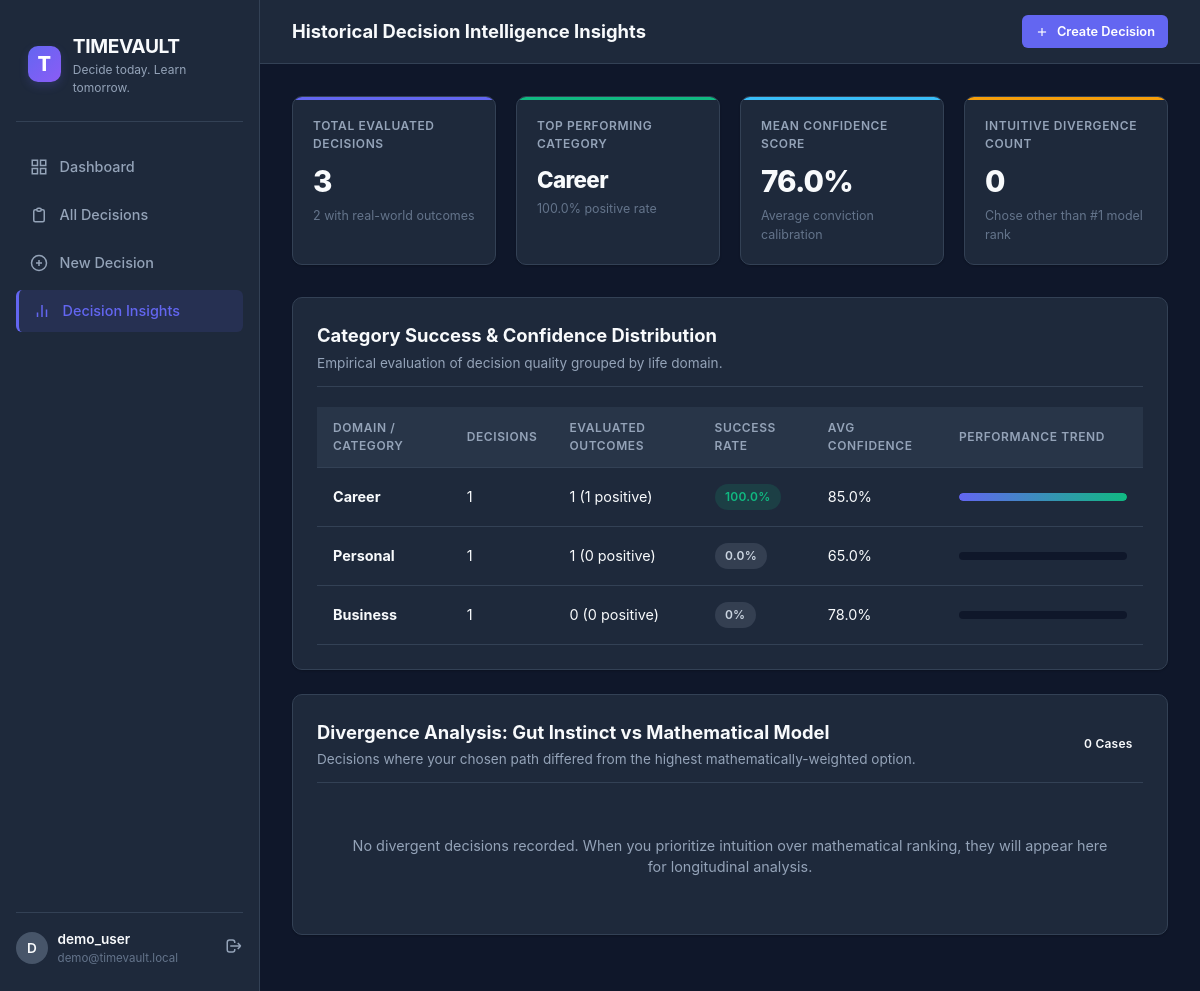
The app's page /insights/ (signed in) with its own data.
### decisions/models.py (models this page shows, shortened)
class Decision(models.Model):
    CATEGORY_CHOICES = [
        ('CAREER', 'Career'),
        ('EDUCATION', 'Education'),
        ('FINANCE', 'Finance'),
        ('PERSONAL', 'Personal'),
        ('BUSINESS', 'Business'),
        ('TECHNOLOGY', 'Technology'),
        ('TRAVEL', 'Travel'),
        ('PURCHASE', 'Purchase'),
        ('RELATIONSHIPS', 'Relationships'),
        ('OTHER', 'Other'),
    ]
    IMPORTANCE_CHOICES = [
        ('LOW', 'Low'),
        ('MEDIUM', 'Medium'),
        ('HIGH', 'High'),
        ('CRITICAL', 'Critical'),
    ]
    STATUS_CHOICES = [
        ('DRAFT', 'Draft'),
        ('ACTIVE', 'Active'),
        ('DECIDED', 'Decided'),
        ('OUTCOME_PENDING', 'Outcome Pending'),
        ('COMPLETED', 'Completed'),
        ('ARCHIVED', 'Archived'),
    ]
    user = models.ForeignKey(User, on_delete=models.CASCADE, related_name='decisions')
    title = models.CharField(max_length=255, help_text="e.g. 'Should I accept the Senior Engineer offer at Company X?'")
    description = models.TextField(blank=True, help_text="Detailed context, motivations, and background.")
    category = models.CharField(max_length=20, choices=CATEGORY_CHOICES, default='CAREER')
    importance = models.CharField(max_length=15, choices=IMPORTANCE_CHOICES, default='MEDIUM')
    status = models.CharField(max_length=20, choices=STATUS_CHOICES, default='ACTIVE')
    deadline = models.DateField(null=True, blank=True, help_text="Target date to make the decision")
    decided_at = models.DateTimeField(null=True, blank=True)
    selected_option = models.ForeignKey(
        'DecisionOption',
        null=True,
        blank=True,
        on_delete=models.SET_NULL,
        related_name='chosen_in_decisions'
    )
    confidence_score = models.PositiveIntegerField(
        null=True,
        blank=True,
        validators=[MinValueValidator(1), MaxValueValidator(100)],
        help_text="Confidence level from 1% to 100%"
    )
    decision_reasoning = models.TextField(blank=True, help_text="Why this option was chosen over alternatives")
    created_at = models.DateTimeField(auto_now_add=True)
    updated_at = models.DateTimeField(auto_now=True)
    class Meta:
        ordering = ['-updated_at']
        indexes = [
            models.Index(fields=['user', 'status']),
            models.Index(fields=['user', 'category']),
        ]

### decisions/views.py (the view, shortened to what this page needs)
# urls.py: path('insights/', views.insights_view, name='insights'),
@login_required
def insights_view(request):
    user = request.user
    decisions = Decision.objects.filter(user=user)
    outcomes = DecisionOutcome.objects.filter(decision__user=user).select_related('decision')
    total_decisions = decisions.count()
    completed_count = outcomes.count()
    category_stats = []
    for cat_code, cat_label in Decision.CATEGORY_CHOICES:
        cat_decisions = decisions.filter(category=cat_code)
        cat_total = cat_decisions.count()
        if cat_total > 0:
            cat_outcomes = outcomes.filter(decision__category=cat_code)
            cat_successful = cat_outcomes.filter(outcome_status='SUCCESSFUL').count()
            cat_completed = cat_outcomes.count()
            cat_success_rate = round((cat_successful / cat_completed * 100), 1) if cat_completed > 0 else 0
            avg_conf = cat_decisions.filter(confidence_score__isnull=False).aggregate(Avg('confidence_score'))['confidence_score__avg']
            category_stats.append({
                'code': cat_code,
                'label': cat_label,
                'total': cat_total,
                'completed': cat_completed,
                'successful': cat_successful,
                'success_rate': cat_success_rate,
                'avg_confidence': round(avg_conf, 1) if avg_conf else 0,
            })
    category_stats.sort(key=lambda x: (x['success_rate'], x['total']), reverse=True)
    best_category = category_stats[0] if category_stats and category_stats[0]['completed'] > 0 else None
    avg_confidence = decisions.filter(confidence_score__isnull=False).aggregate(Avg('confidence_score'))['confidence_score__avg']
    avg_confidence = round(avg_confidence, 1) if avg_confidence else 0
    divergent_decisions = []
    for dec in decisions.filter(selected_option__isnull=False).prefetch_related('options', 'factors'):
        calc = calculate_decision_scores(dec)
    context = {
        'total_decisions': total_decisions,
        'completed_count': completed_count,
        'category_stats': category_stats,
        'best_category': best_category,
        'avg_confidence': avg_confidence,
        'divergent_decisions': divergent_decisions,
    }
    return render(request, 'decisions/insights.html', context)

### templates/decisions/insights.html (shortened to what this page needs)
{% extends 'base.html' %}
{% block header_title %}Historical Decision Intelligence Insights{% endblock %}
{% block content %}
<div class="stat-grid">
  <div class="stat-card" style="--stat-accent: #6366f1;">
    <div class="stat-label">Total Evaluated Decisions</div>
    <div class="stat-value">{{ total_decisions }}</div>
    <div class="stat-subtext">{{ completed_count }} with real-world outcomes</div>
  </div>
  <div class="stat-card" style="--stat-accent: #10b981;">
    <div class="stat-label">Top Performing Category</div>
    <div class="stat-value" style="font-size: 1.4rem; padding-top: 0.25rem;">
      {{ best_category.label|default:"Insufficient Data" }}
    </div>
    <div class="stat-subtext">
      {% if best_category %}{{ best_category.success_rate }}% positive rate{% else %}Log outcomes to compute{% endif %}
    </div>
  </div>
  <div class="stat-card" style="--stat-accent: #38bdf8;">
    <div class="stat-label">Mean Confidence Score</div>
    <div class="stat-value">{{ avg_confidence }}%</div>
    <div class="stat-subtext">Average conviction calibration</div>
  </div>
  <div class="stat-card" style="--stat-accent: #f59e0b;">
    <div class="stat-label">Intuitive Divergence Count</div>
    <div class="stat-value">{{ divergent_decisions|length }}</div>
    <div class="stat-subtext">Chose other than #1 model rank</div>
  </div>
</div>
<div class="card">
  <div class="card-header">
    <div>
      <h3 class="card-title">Category Success & Confidence Distribution</h3>
      <p style="font-size: 0.85rem; color: var(--text-muted); margin-top: 0.2rem;">
        Empirical evaluation of decision quality grouped by life domain.
      </p>
    </div>
  </div>
  {% if category_stats %}
    <div class="table-responsive">
      <table class="data-table">
        <thead>
          <tr>
            <th>Domain / Category</th>
            <th>Decisions</th>
            <th>Evaluated Outcomes</th>
            <th>Success Rate</th>
            <th>Avg Confidence</th>
            <th>Performance Trend</th>
          </tr>
        </thead>
        <tbody>
          {% for cat in category_stats %}
            <tr>
              <td style="font-weight: 700;">{{ cat.label }}</td>
              <td>{{ cat.total }}</td>
              <td>{{ cat.completed }} ({{ cat.successful }} positive)</td>
              <td>
                <span class="badge {% if cat.success_rate >= 70 %}badge-successful{% elif cat.success_rate >= 40 %}badge-medium{% else %}badge-neutral{% endif %}">
                  {{ cat.success_rate }}%
                </span>
              </td>
              <td>{{ cat.avg_confidence }}%</td>
              <td style="width: 200px;">
                <div class="progress-bar-bg">
                  <div class="progress-bar-fill" style="width: {{ cat.success_rate }}%;"></div>
                </div>
              </td>
            </tr>
          {% endfor %}
        </tbody>
      </table>
    </div>
  {% else %}
    <p style="font-size: 0.85rem; color: var(--text-dim); text-align: center; padding: 2rem;">No category data accumulated yet.</p>
  {% endif %}
</div>
<div class="card">
  <div class="card-header">
    <div>
      <h3 class="card-title">Divergence Analysis: Gut Instinct vs Mathematical Model</h3>
      <p style="font-size: 0.85rem; color: var(--text-muted); margin-top: 0.2rem;">
        Decisions where your chosen path differed from the highest mathematically-weighted option.
      </p>
    </div>
    <span class="badge badge-warning">{{ divergent_decisions|length }} Cases</span>
  </div>
  {% if divergent_decisions %}
    <div style="display: flex; flex-direction: column; gap: 1rem;">
      {% for item in divergent_decisions %}
        <div style="background-color: var(--bg-surface-elevated); border: 1px solid var(--border-subtle); border-radius: var(--radius-sm); padding: 1rem; display: flex; justify-content: space-between; align-items: center; flex-wrap: wrap; gap: 1rem;">
          <div>
            <h4 style="font-size: 1rem; font-weight: 700;">
              <a href="{% url 'decision_detail' item.decision.pk %}">{{ item.decision.title }}</a>
            </h4>
            <div style="font-size: 0.85rem; color: var(--text-muted); margin-top: 0.35rem;">
              Chosen: <strong style="color: var(--brand-primary);">{{ item.selected }} ({{ item.selected_score }}%)</strong> vs
              Model #1: <strong style="color: var(--accent-success);">{{ item.top_option }} ({{ item.top_score }}%)</strong>
              <span style="color: var(--accent-warning); margin-left: 0.5rem;">[Delta: {{ item.difference }}%]</span>
            </div>
            {% if item.decision.decision_reasoning %}
              <div style="font-size: 0.8rem; color: var(--text-dim); margin-top: 0.25rem;">Rationale: "{{ item.decision.decision_reasoning|truncatewords:15 }}"</div>
            {% endif %}
          </div>
          <div>
            {% if item.decision.status == 'COMPLETED' %}
              <a href="{% url 'decision_replay' item.decision.pk %}" class="btn btn-secondary btn-sm" style="color: var(--accent-info);">Replay Lesson</a>
            {% else %}
              <a href="{% url 'decision_detail' item.decision.pk %}" class="btn btn-secondary btn-sm">Inspect</a>
            {% endif %}
          </div>
        </div>
      {% endfor %}
    </div>
  {% else %}
    <div style="text-align: center; padding: 2rem; color: var(--text-muted); font-size: 0.9rem;">
      No divergent decisions recorded. When you prioritize intuition over mathematical ranking, they will appear here for longitudinal analysis.
    </div>
  {% endif %}
</div>
{% endblock %}

### templates/base.html (shortened to what this page needs)
{% load static %}
<!DOCTYPE html>
<html lang="en">
<head>
  <link rel="stylesheet" href="{% static 'css/style.css' %}">
</head>
<body>
  <div class="app-shell">
    {% if user.is_authenticated %}
    <aside class="sidebar">
      <div class="brand-header">
        <div class="brand-icon">T</div>
        <div>
          <div class="brand-title">TIMEVAULT</div>
          <div class="brand-tagline">Decide today. Learn tomorrow.</div>
        </div>
      </div>
      <nav class="nav-group">
        <a href="{% url 'dashboard' %}" class="nav-link {% if request.resolver_match.url_name == 'dashboard' %}active{% endif %}">
          <svg width="18" height="18" fill="none" stroke="currentColor" stroke-width="2" viewBox="0 0 24 24"><rect x="3" y="3" width="7" height="7"/><rect x="14" y="3" width="7" height="7"/><rect x="14" y="14" width="7" height="7"/><rect x="3" y="14" width="7" height="7"/></svg>
          Dashboard
        </a>
        <a href="{% url 'decision_list' %}" class="nav-link {% if request.resolver_match.url_name == 'decision_list' %}active{% endif %}">
          <svg width="18" height="18" fill="none" stroke="currentColor" stroke-width="2" viewBox="0 0 24 24"><path d="M9 5H7a2 2 0 00-2 2v12a2 2 0 002 2h10a2 2 0 002-2V7a2 2 0 00-2-2h-2M9 5a2 2 0 002 2h2a2 2 0 002-2M9 5a2 2 0 012-2h2a2 2 0 012 2"/></svg>
          All Decisions
        </a>
        <a href="{% url 'decision_create' %}" class="nav-link {% if request.resolver_match.url_name == 'decision_create' %}active{% endif %}">
          <svg width="18" height="18" fill="none" stroke="currentColor" stroke-width="2" viewBox="0 0 24 24"><circle cx="12" cy="12" r="10"/><line x1="12" y1="8" x2="12" y2="16"/><line x1="8" y1="12" x2="16" y2="12"/></svg>
          New Decision
        </a>
        <a href="{% url 'insights' %}" class="nav-link {% if request.resolver_match.url_name == 'insights' %}active{% endif %}">
          <svg width="18" height="18" fill="none" stroke="currentColor" stroke-width="2" viewBox="0 0 24 24"><path d="M18 20V10M12 20V4M6 20v-6"/></svg>
          Decision Insights
        </a>
      </nav>
      <div class="user-profile">
        <div style="display: flex; align-items: center; gap: 0.6rem;">
          <div class="user-avatar">{{ user.username|make_list|first|upper }}</div>
          <div>
            <div style="font-size: 0.85rem; font-weight: 600;">{{ user.username }}</div>
            <div style="font-size: 0.72rem; color: var(--text-dim);">{{ user.email|default:"Active User" }}</div>
          </div>
        </div>
        <a href="{% url 'logout' %}" title="Sign out" style="color: var(--text-muted); font-size: 0.8rem; hover: color: var(--accent-danger);">
          <svg width="18" height="18" fill="none" stroke="currentColor" stroke-width="2" viewBox="0 0 24 24"><path d="M17 16l4-4m0 0l-4-4m4 4H7m6 4v1a3 3 0 01-3 3H6a3 3 0 01-3-3V7a3 3 0 013-3h4a3 3 0 013 3v1"/></svg>
        </a>
      </div>
    </aside>
    {% endif %}
    <div class="main-wrapper">
      <header class="top-bar">
        <h1 style="font-size: 1.15rem; font-weight: 700;">{% block header_title %}Decision Intelligence{% endblock %}</h1>
        <div style="display: flex; align-items: center; gap: 1rem;">
          {% if user.is_authenticated %}
            <a href="{% url 'decision_create' %}" class="btn btn-primary btn-sm">
              <svg width="14" height="14" fill="none" stroke="currentColor" stroke-width="2" viewBox="0 0 24 24"><line x1="12" y1="5" x2="12" y2="19"/><line x1="5" y1="12" x2="19" y2="12"/></svg>
              Create Decision
            </a>
          {% else %}
            <a href="{% url 'login' %}" class="btn btn-secondary btn-sm">Sign In</a>
            <a href="{% url 'register' %}" class="btn btn-primary btn-sm">Sign Up</a>
          {% endif %}
        </div>
      </header>
      <main class="page-container">
        {% block content %}{% endblock %}
      </main>
    </div>
  </div>
</body>
</html>

### records on screen
Decision: label "Career", total "1", completed "1", successful "1", success_rate "100.0", avg_confidence "85.0"
Decision: label "Personal", total "1", completed "1", successful "0", success_rate "0.0", avg_confidence "65.0"

### other values on screen
{{ user.username|make_list|first|upper }} "D"
{{ user.username }} "demo_user"
{{ user.email|default:"Active User" }} "demo@timevault.local"
{{ total_decisions }} "3"
{{ completed_count }} "2"
{{ best_category.success_rate }} "100.0"
{{ avg_confidence }} "76.0"
{{ divergent_decisions|length }} "0"
{{ cat.label }} "Business"
{{ cat.total }} "1"
{{ cat.completed }} "0"
{{ cat.successful }} "0"
{{ cat.success_rate }} "0"
{{ cat.avg_confidence }} "78.0"
